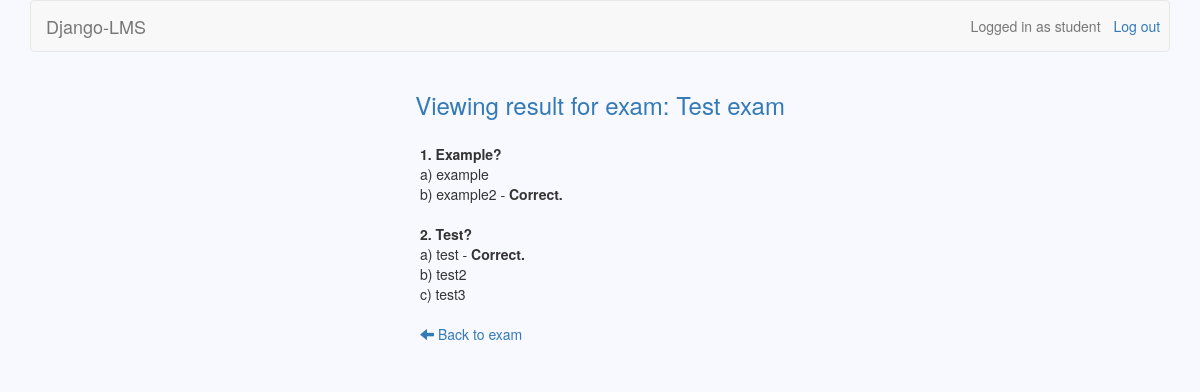
The page /courses/1/exams/1/result (signed in) on the database as committed earlier.
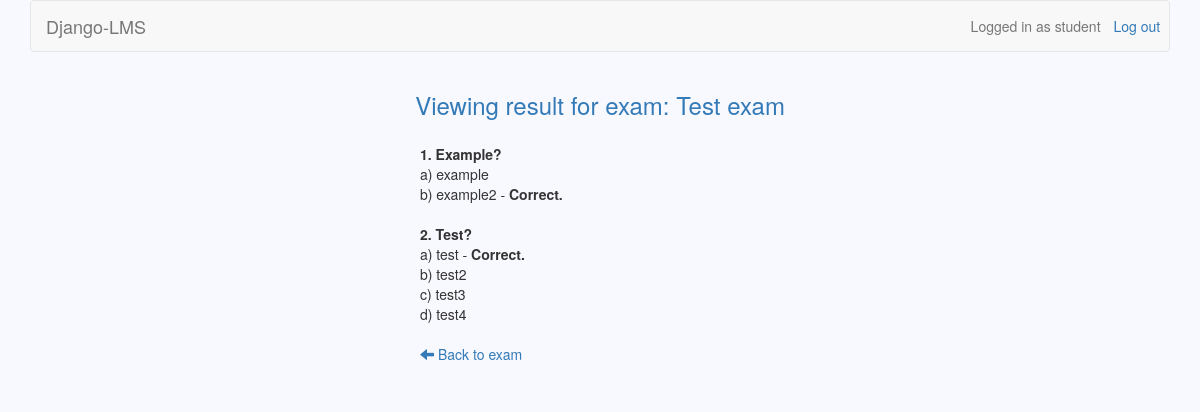
The same page on the database as committed later.
### exams/models.py (models this page shows, shortened)
class ExamQuestion(models.Model):
    question = models.ForeignKey(Question)
    exam = models.ForeignKey(Exam)

### questions/models.py (models this page shows, shortened)
class Question(models.Model):
    owner = models.CharField(max_length=30)
    name = models.CharField(max_length=30)
    category = models.CharField(max_length=30)
    question_text = models.TextField()
    course = models.ForeignKey(Course)

class Choice(models.Model):
    choice_text = models.CharField(max_length=30)
    correct = models.BooleanField(default=False)
    question = models.ForeignKey(Question)

### exams/views.py (the view)
# urls.py: url(r'^(?P<exam_id>\d+)/result$', views.view_result, name='view_result'),
@user_passes_test(student_check)
def view_result(request, course_id, exam_id):
    if (Participation.objects.filter(user=request.user, course=course_id)
        .exists() and Score.objects.filter(student=request.user, exam=exam_id)
        .exists()):
        course = Course.objects.get(id=course_id)
        exam = Exam.objects.get(id=exam_id)
        exam_questions = ExamQuestion.objects.filter(exam=exam)
        return render(request, 'view_result.html', {'course': course,
            'exam': exam, 'exam_questions': exam_questions})
    else:
        return redirect('/courses/s')

### courses/views.py (called while the page is built)
def student_check(user):
    return not user.is_teacher

### exams/templatetags/to_char.py (called while the page is built)
@register.filter()
def to_char(value):
    return chr(96+value)

### exams/templates/view_result.html
{% extends 'base.html' %}
{% load to_char %}
{% block header_text %}Viewing result for exam: {{ exam.name }}{% endblock %}
{% block dashboard %}
		<table>
		{% for exam_quest in exam_questions %}
			<thead>
				<tr>
					<th>{{ forloop.counter }}. {{ exam_quest.question.question_text }}</th>
				</tr>
			</thead>
			{% for choice in exam_quest.question.choice_set.all %}
				<tr class="choices">
					{% if choice.correct %}
						<td>{{ forloop.counter|to_char }}) {{ choice.choice_text }} - <b>Correct.</b></td>
					{% else %}
						<td>{{ forloop.counter|to_char }}) {{ choice.choice_text }}</td>
					{% endif %}
				</tr>
			{% endfor %}
		{% endfor %}
		</table>
	<a href="{% url 'view_exam' course.id exam.id %}">
		<span class="glyphicon glyphicon-arrow-left"></span>
		Back to exam
	</a>
{% endblock %}

Rows that differ between the two databases and show on the page:
added Choice: choice_text "test4", shown under ExamQuestion "Test?"
